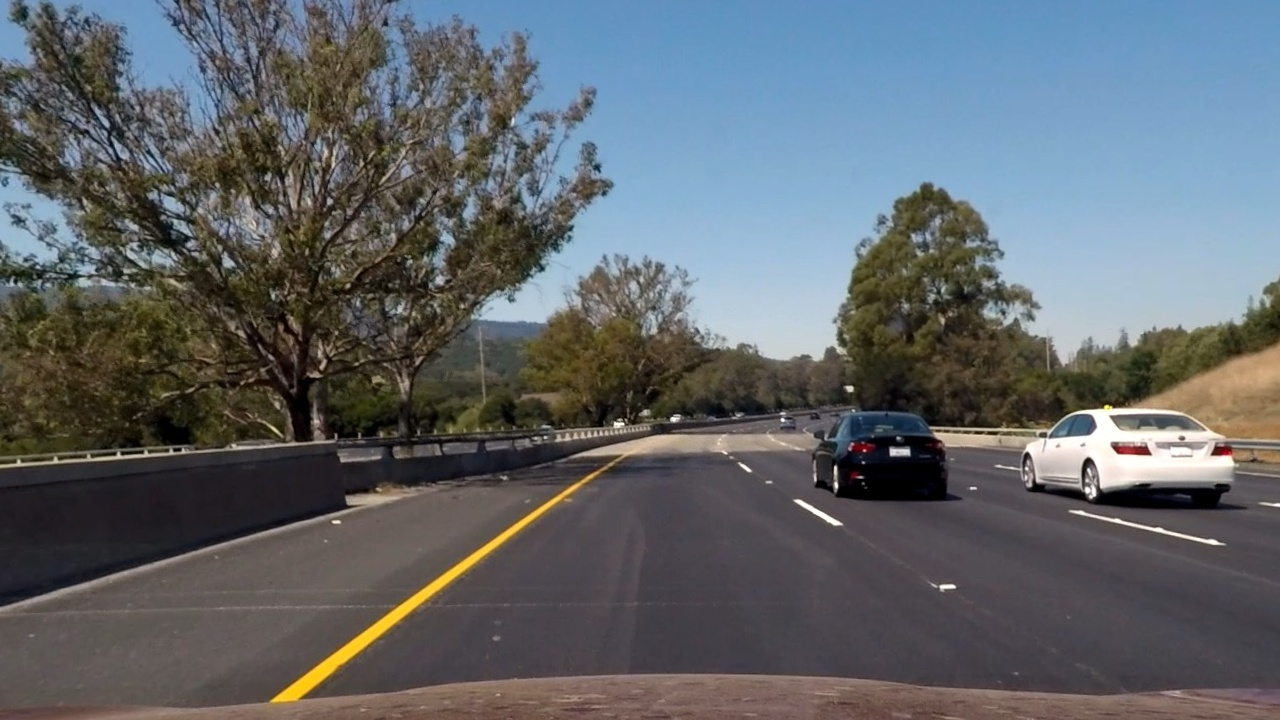
#> input picture output_images/test6.jpg, 1280 x 720 px
$ jupyter execute --allow-errors solution.ipynb   (shell and % lines are left out)   (older library calls are emulated)
#> lines starting #> are read from the running program, lines starting #| are printed output that depends on the picture; after the words box and inside, x2 and y2 are one past the last pixel; in counts of white or black regions, pixels touching at a corner belong together; long printed decimals are rounded
## Advanced Lane Finding Project

The goals / steps of this project are the following:

1. Compute the camera calibration matrix and distortion coefficients given a set of chessboard images.
2. Apply a distortion correction to raw images.
3. Use color transforms, gradients, etc., to create a thresholded binary image.
4. Apply a perspective transform to rectify binary image ("birds-eye view").
5. Detect lane pixels and fit to find the lane boundary.
6. Determine the curvature of the lane and vehicle position with respect to center.
7. Warp the detected lane boundaries back onto the original image.
8. Output visual display of the lane boundaries and numerical estimation of lane curvature and vehicle position.

## 1. Camera Calibration

[cell 1]
import numpy as np
import cv2
import glob
import matplotlib.pyplot as plt

# prepare object points, like (0,0,0), (1,0,0), (2,0,0) ....,(6,5,0)
objp = np.zeros((6*9,3), np.float32)
objp[:,:2] = np.mgrid[0:9,0:6].T.reshape(-1,2)

# Arrays to store object points and image points from all the images.
objpoints = [] # 3d points in real world space
imgpoints = [] # 2d points in image plane.

# Make a list of calibration images
images = glob.glob('camera_cal/calibration*.jpg')

# Step through the list and search for chessboard corners
for fname in images:
    img = cv2.imread(fname)
    gray = cv2.cvtColor(img,cv2.COLOR_BGR2GRAY)

    # Find the chessboard corners
    ret, corners = cv2.findChessboardCorners(gray, (9,6),None)

    # If found, add object points, image points
    if ret == True:
        objpoints.append(objp)
        imgpoints.append(corners)

        # Draw and display the corners
        img = cv2.drawChessboardCorners(img, (9,6), corners, ret)
        cv2.imshow('img',img)
        cv2.waitKey(500)

cv2.destroyAllWindows()

# Compute the calibration matrix
#> (the rest of this cell did not finish here and is left out)

## 2. Distortion correction

[cell 2]
img = cv2.imread('camera_cal/calibration1.jpg')
#> (the rest of this cell did not finish here and is left out)

[cell 3]
images = glob.glob('test_images/test*.jpg')
for fname in images:
    img = cv2.imread(fname)
    dst = cv2.undistort(img, mtx, dist, None, mtx)
    cv2.imshow('img',dst)
    # save the undistort images to output_images folder
    cv2.imwrite(fname.replace("test_images", "output_images"), dst)
    cv2.waitKey(500)
cv2.destroyAllWindows()

## 3. Creating binary image

[cell 4]
# sobel operation
def abs_sobel_thresh(img, orient='x', sobel_kernel=3, thresh=(0, 255)):
    gray = cv2.cvtColor(img, cv2.COLOR_RGB2GRAY)
    if orient=='x':
        sobel = cv2.Sobel(gray, cv2.CV_64F, 1, 0)
    else:
        sobel = cv2.Sobel(gray, cv2.CV_64F, 0, 1)
    abs_sobel = np.absolute(sobel)
    scaled_sobel = np.uint8(255*abs_sobel/np.max(abs_sobel))
    grad_binary = np.zeros_like(scaled_sobel)
    grad_binary[(scaled_sobel>=thresh[0])&(scaled_sobel<=thresh[1])] = 1
    return grad_binary

# magnitude of the gradient
def mag_thresh(image, sobel_kernel=3, mag_thresh=(0, 255)):
    gray = cv2.cvtColor(img, cv2.COLOR_RGB2GRAY)
    sobelx = cv2.Sobel(gray, cv2.CV_64F, 1, 0, ksize=sobel_kernel)
    sobely = cv2.Sobel(gray, cv2.CV_64F, 0, 1, ksize=sobel_kernel)
    gradmag = np.sqrt(sobelx**2 + sobely**2)
    scale_factor = np.max(gradmag)/255
    gradmag = (gradmag/scale_factor).astype(np.uint8)
    mag_binary = np.zeros_like(gradmag)
    mag_binary[(gradmag>=mag_thresh[0])&(gradmag<=mag_thresh[1])] = 1
    return mag_binary

# direction of the gradient
def dir_thresh(image, sobel_kernel=3, thresh=(0, np.pi/2)):
    gray = cv2.cvtColor(img, cv2.COLOR_RGB2GRAY)
    sobelx = cv2.Sobel(gray, cv2.CV_64F, 1, 0, ksize=sobel_kernel)
    sobely = cv2.Sobel(gray, cv2.CV_64F, 0, 1, ksize=sobel_kernel)
    absgraddir = np.arctan2(np.absolute(sobely), np.absolute(sobelx))
    dir_binary = np.zeros_like(absgraddir)
    dir_binary[(absgraddir >= thresh[0]) & (absgraddir <= thresh[1])] = 1
    return dir_binary

# hls color selection
def hls_thresh(image, thresh=(0,255)):
    hls = cv2.cvtColor(img, cv2.COLOR_BGR2HLS)
    S = hls[:,:,2]
    color_binary = np.zeros_like(S)
    color_binary[(S>=thresh[0])&(S<=thresh[1])] = 1
    return color_binary

[cell 5]
fname = "output_images/test6.jpg"
img = cv2.imread(fname)
#> img is the input picture: shape (720, 1280, 3); mean B, G, R 106.1, 101.5, 96.4
img = cv2.cvtColor(img, cv2.COLOR_BGR2RGB)

gradx = abs_sobel_thresh(img, 'x', 5, (20, 100))
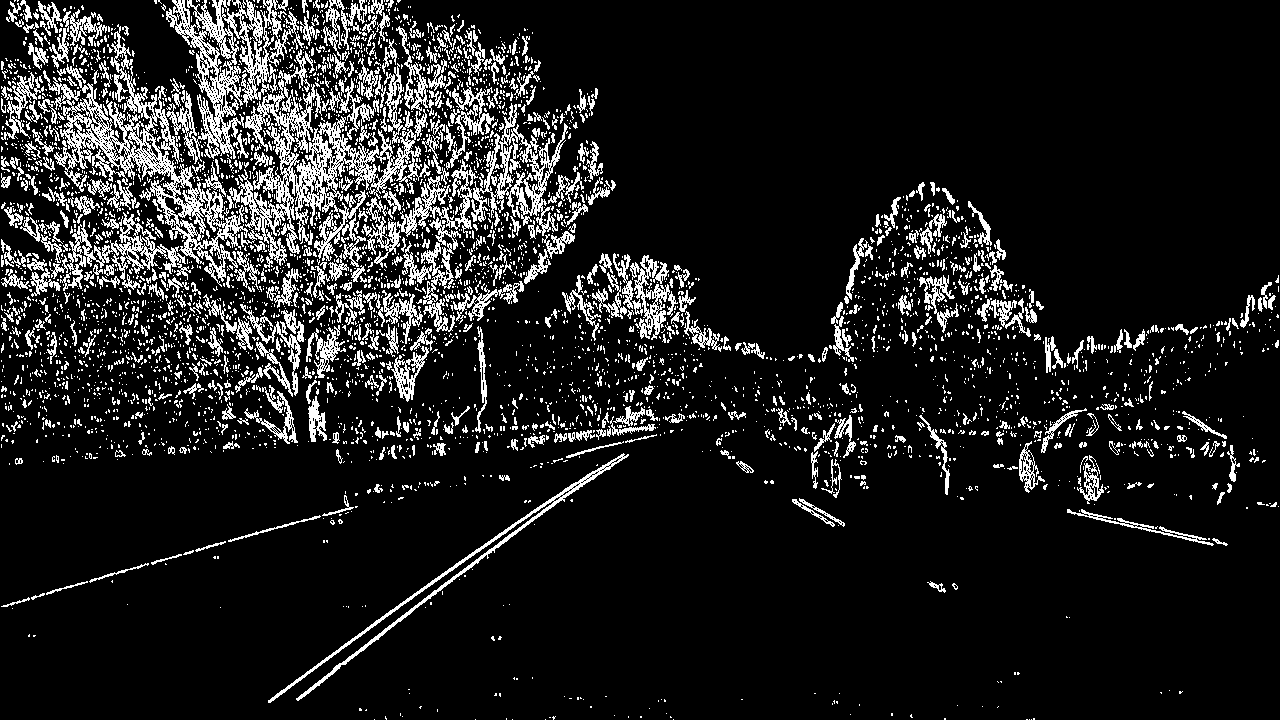
#> gradx: shape (720, 1280); values 0 (black) and 1 (white), 12.1% white in thin lines or dots
grady = abs_sobel_thresh(img, 'y', 5, (20, 100))
#> grady: shape (720, 1280); values 0 (black) and 1 (white), 14.6% white in thin lines or dots
mag_binary = mag_thresh(img, 9, (30, 100))
#> in mag_thresh, `scale_factor = np.max(gradmag)/255`: scale_factor = 7322.6
#> mag_binary: shape (720, 1280); values 0 (black) and 1 (white), 16.7% white; 1429 white regions (1079 under 20 px), largest, box (x1, y1, x2, y2) and area: (0, 0, 423, 351) 32033, (0, 340, 1280, 710) 31687, (369, 60, 1280, 374) 30572
dir_binary = dir_thresh(img, 15, (0.7, 1.3))
#> dir_binary: shape (720, 1280) float64; values 0 (black) and 1 (white), 38.6% white; 7058 white regions (5544 under 20 px), largest, box (x1, y1, x2, y2) and area: (466, 1, 1259, 380) 40231, (159, 450, 682, 719) 26052, (687, 439, 1107, 687) 23254
color_binary = hls_thresh(img, (90, 255))
#> color_binary: shape (720, 1280); values 0 (black) and 1 (white), 28.7% white; 1317 white regions (1076 under 20 px), largest, box (x1, y1, x2, y2) and area: (410, 0, 1280, 304) 187365, (0, 264, 398, 455) 21997, (1026, 395, 1235, 487) 6298

# combine together
combined = np.zeros_like(color_binary)
combined[((gradx==1)&(grady==1)) | ((mag_binary==1)&(dir_binary==1)) | color_binary==1] = 1
plt.imshow(combined, cmap='gray')

# 4. Perspective transform

[cell 6]
vertices = [(230,720),(595,450),(725,450),(1180,720)]
cv2.line(img, vertices[0], vertices[1], (255,0,0), 2)
cv2.line(img, vertices[1], vertices[2], (255,0,0), 2)
cv2.line(img, vertices[2], vertices[3], (255,0,0), 2)
cv2.line(img, vertices[3], vertices[0], (255,0,0), 2)
plt.imshow(img)

[cell 7]
dst = [(320,720),(320,0),(960,0),(960,720)]
img_size = (img.shape[1], img.shape[0])
M = cv2.getPerspectiveTransform(np.float32(vertices), np.float32(dst))
warped = cv2.warpPerspective(img, M, img_size, cv2.INTER_LINEAR)
plt.imshow(warped)

# 5. Lane Detection

[cell 8]
binary_warped = cv2.warpPerspective(combined, M, img_size, cv2.INTER_LINEAR)
#> combined: shape (720, 1280); values 0 (black) and 1 (white), 37% white; 5039 white regions (4297 under 20 px), largest, box (x1, y1, x2, y2) and area: (409, 0, 1280, 305) 189822, (0, 174, 446, 463) 38808, (1026, 395, 1260, 488) 7298

def laneDectect(binary_warped):
    # Take a histogram of the bottom half of the image
    histogram = np.sum(binary_warped[int(binary_warped.shape[0]/2):,:], axis=0)
    # Create an output image to draw on and  visualize the result
    out_img = np.dstack((binary_warped, binary_warped, binary_warped))*255
    # Find the peak of the left and right halves of the histogram
    # These will be the starting point for the left and right lines
    midpoint = np.int(histogram.shape[0]/2)
    leftx_base = np.argmax(histogram[200:midpoint]) + 200
    rightx_base = np.argmax(histogram[midpoint:1080]) + midpoint

    # Choose the number of sliding windows
    nwindows = 9
    # Set height of windows
    window_height = np.int(binary_warped.shape[0]/nwindows)
    # Identify the x and y positions of all nonzero pixels in the image
    nonzero = binary_warped.nonzero()
    nonzeroy = np.array(nonzero[0])
    nonzerox = np.array(nonzero[1])
    # Current positions to be updated for each window
    leftx_current = leftx_base
    rightx_current = rightx_base
    # Set the width of the windows +/- margin
    margin = 100
    # Set minimum number of pixels found to recenter window
    minpix = 50
    # Create empty lists to receive left and right lane pixel indices
    left_lane_inds = []
    right_lane_inds = []

    # Step through the windows one by one
    for window in range(nwindows):
        # Identify window boundaries in x and y (and right and left)
        win_y_low = binary_warped.shape[0] - (window+1)*window_height
        win_y_high = binary_warped.shape[0] - window*window_height
        win_xleft_low = leftx_current - margin
        win_xleft_high = leftx_current + margin
        win_xright_low = rightx_current - margin
        win_xright_high = rightx_current + margin
        # Draw the windows on the visualization image
        cv2.rectangle(out_img,(win_xleft_low,win_y_low),(win_xleft_high,win_y_high),
        (0,255,0), 2)
        cv2.rectangle(out_img,(win_xright_low,win_y_low),(win_xright_high,win_y_high),
        (0,255,0), 2)
        # Identify the nonzero pixels in x and y within the window
        good_left_inds = ((nonzeroy >= win_y_low) & (nonzeroy < win_y_high) &
        (nonzerox >= win_xleft_low) &  (nonzerox < win_xleft_high)).nonzero()[0]
        good_right_inds = ((nonzeroy >= win_y_low) & (nonzeroy < win_y_high) &
        (nonzerox >= win_xright_low) &  (nonzerox < win_xright_high)).nonzero()[0]
        # Append these indices to the lists
        left_lane_inds.append(good_left_inds)
        right_lane_inds.append(good_right_inds)
        # If you found > minpix pixels, recenter next window on their mean position
        if len(good_left_inds) > minpix:
            leftx_current = np.int(np.mean(nonzerox[good_left_inds]))
        if len(good_right_inds) > minpix:
            rightx_current = np.int(np.mean(nonzerox[good_right_inds]))

    # Concatenate the arrays of indices
    left_lane_inds = np.concatenate(left_lane_inds)
    right_lane_inds = np.concatenate(right_lane_inds)

    # Extract left and right line pixel positions
    leftx = nonzerox[left_lane_inds]
    lefty = nonzeroy[left_lane_inds]
    rightx = nonzerox[right_lane_inds]
    righty = nonzeroy[right_lane_inds]

    # Fit a second order polynomial to each
    left_fit = np.polyfit(lefty, leftx, 2)
    right_fit = np.polyfit(righty, rightx, 2)

    # Generate x and y values for plotting
    ploty = np.linspace(0, binary_warped.shape[0]-1, binary_warped.shape[0] )
    left_fitx = left_fit[0]*ploty**2 + left_fit[1]*ploty + left_fit[2]
    right_fitx = right_fit[0]*ploty**2 + right_fit[1]*ploty + right_fit[2]

    out_img[nonzeroy[left_lane_inds], nonzerox[left_lane_inds]] = [255, 0, 0]
    out_img[nonzeroy[right_lane_inds], nonzerox[right_lane_inds]] = [0, 0, 255]

    return leftx, lefty, left_fitx, rightx, righty, right_fitx, out_img

leftx, lefty, left_fitx, rightx, righty, right_fitx, out_img = laneDectect(binary_warped)
#> left_fitx = 720 values, max 504.9 at index 0, min 336.8 at index 719, mean 408.5; rightx = 12438 values, max 1042 at index 3448, min 834 at index 8794, mean 935.6; righty = 12438 values, max 718 at index 45, min 0 at index 8401, mean 218.7; right_fitx = 720 values from 933 to 947.7
#> binary_warped: shape (720, 1280); values 0 (black) and 1 (white), 8.2% white; 164 white regions (89 under 20 px), largest, box (x1, y1, x2, y2) and area: (325, 0, 540, 715) 30503, (1084, 248, 1280, 421) 7577, (213, 0, 281, 189) 4182

ploty = np.linspace(0, binary_warped.shape[0]-1, binary_warped.shape[0] )
plt.imshow(out_img)
plt.plot(left_fitx, ploty, color='yellow')
plt.plot(right_fitx, ploty, color='yellow')
plt.xlim(0, 1280)
plt.ylim(720, 0)
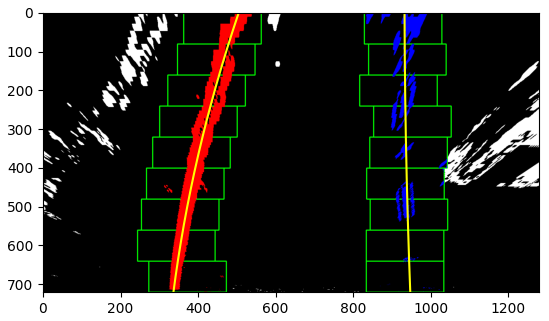
#> figure drawn by matplotlib, 1 panel

# 6. Determining the curvature of the lane

[cell 9]
ym_per_pix = 30/720 # meters per pixel in y dimension
xm_per_pix = 3.7/700 # meters per pixel in x dimension
y_eval = np.max(ploty)

# Fit new polynomials to x,y in world space
left_fit_cr = np.polyfit(lefty*ym_per_pix, leftx*xm_per_pix, 2)
#> left_fit_cr = [0.000438, -0.0428, 2.67]
right_fit_cr = np.polyfit(righty*ym_per_pix, rightx*xm_per_pix, 2)
#> right_fit_cr = [7.58e-05, 0.000322, 4.93]
# Calculate the new radii of curvature
left_curverad = ((1 + (2*left_fit_cr[0]*y_eval*ym_per_pix + left_fit_cr[1])**2)**1.5) / np.absolute(2*left_fit_cr[0])
#> left_curverad = 1141.1
right_curverad = ((1 + (2*right_fit_cr[0]*y_eval*ym_per_pix + right_fit_cr[1])**2)**1.5) / np.absolute(2*right_fit_cr[0])
#> right_curverad = 6594.1
# Now our radius of curvature is in meters
print(left_curverad, 'm', right_curverad, 'm')
#| 1141.073 m 6594.143 m

radius = (left_curverad+right_curverad)/2
#> radius = 3867.6
offset = ((left_fitx[360] + right_fitx[360])/2 - 640) * xm_per_pix
#> offset = 0.157

# 7. Warping back

[cell 10]
img = cv2.imread(fname)
img = cv2.cvtColor(img, cv2.COLOR_BGR2RGB)
warped = cv2.warpPerspective(img, M, img_size)
for i in range(len(ploty)):
    cv2.circle(warped, (int(left_fitx[i]), int(ploty[i])), 2, (255,0,0), 1)
    cv2.circle(warped, (int(right_fitx[i]), int(ploty[i])), 2, (255,0,0), 1)
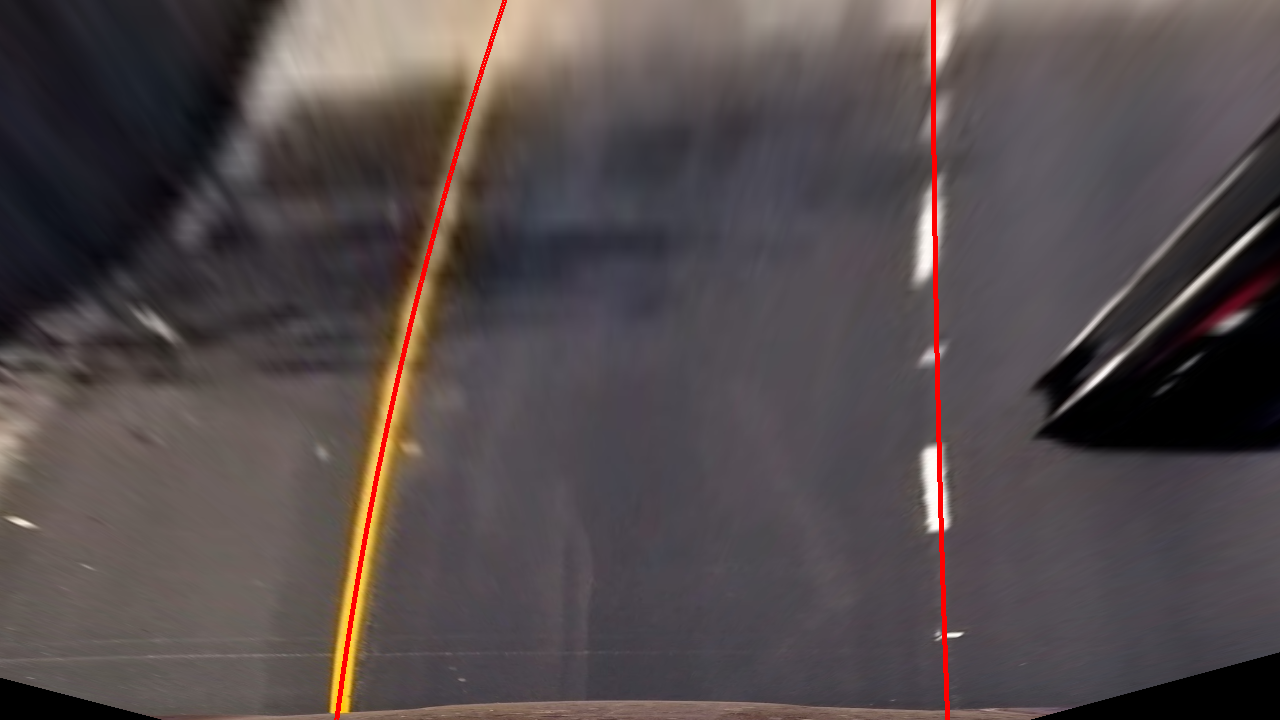
#> warped: shape (720, 1280, 3); mean R, G, B 84, 74.8, 75.5
plt.imshow(warped)

[cell 11]
Minv = cv2.getPerspectiveTransform(np.float32(dst), np.float32(vertices))
#> Minv = [[0.203, -0.783, 530], [1.52e-16, -0.488, 450], [2.05e-19, -0.0012, 1]]
warped_back = cv2.warpPerspective(warped, Minv, img_size)
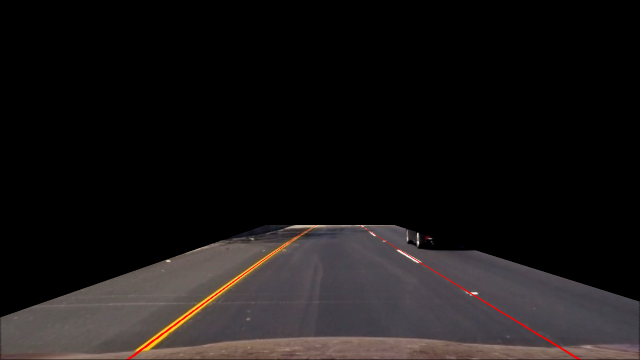
#> warped_back: shape (720, 1280, 3) (shown at 1/2 size); mean R, G, B 25.5, 22.2, 22
plt.imshow(warped_back)

# 8. Visual Output

[cell 12]
warped = cv2.warpPerspective(combined, M, img_size, cv2.INTER_LINEAR)

def warpBackAndDraw(img, warped, Minv, left_fitx, right_fitx, radius, offset):
    # Create an image to draw the lines on
    warp_zero = np.zeros_like(warped).astype(np.uint8)
    color_warp = np.dstack((warp_zero, warp_zero, warp_zero))

    # Recast the x and y points into usable format for cv2.fillPoly()
    pts_left = np.array([np.transpose(np.vstack([left_fitx, ploty]))])
    pts_right = np.array([np.flipud(np.transpose(np.vstack([right_fitx, ploty])))])
    pts = np.hstack((pts_left, pts_right))

    # Draw the lane onto the warped blank image
    cv2.fillPoly(color_warp, np.int_(pts), 255)

    # Warp the blank back to original image space using inverse perspective matrix (Minv)
    img_size = (img.shape[1], img.shape[0])
    newwarp = cv2.warpPerspective(color_warp, Minv, img_size)

    # Combine the result with the original image
    result = cv2.addWeighted(img, 1, newwarp, 0.3, 0)

    # Combine the text information
    cv2.putText(result, "Radius: "+str(round((radius)/2,2)), (50,100), cv2.FONT_HERSHEY_SIMPLEX, 3, (255,255,255),3)
    cv2.putText(result, "Offset: "+str(round((offset)/2,2)), (50,200), cv2.FONT_HERSHEY_SIMPLEX, 3, (255,255,255),3)
    return result

result = warpBackAndDraw(img, warped, Minv, left_fitx, right_fitx, radius, offset)
#> in warpBackAndDraw, `pts_left = np.array([np.transpose(np.vstack([left_fitx, ploty]))])`: pts_left = 720 pairs, first value 336.8 to 504.9, second value 0 to 719
#> in warpBackAndDraw, `pts_right = np.array([np.flipud(np.transpose(np.vstack([right_fitx, pl..`: pts_right = 720 pairs, first value 933 to 947.7, second value 0 to 719
#> in warpBackAndDraw, `pts = np.hstack((pts_left, pts_right))`: pts = 1440 pairs, first value 336.8 to 947.7, second value 0 to 719
#> in warpBackAndDraw, `cv2.putText(result, "Offset: "+str(round((offset)/2,2)), (50,200), cv2..`:
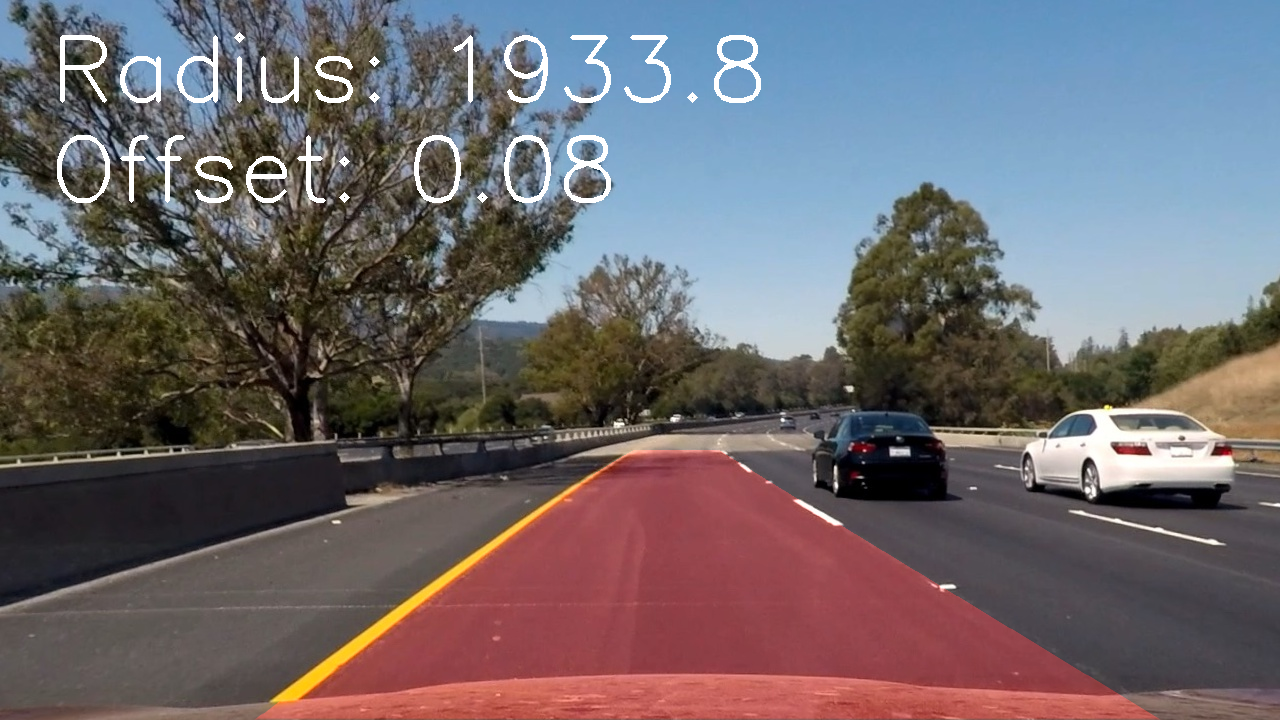
#> result: shape (720, 1280, 3); mean R, G, B 110, 103.9, 108.2
plt.imshow(result)
